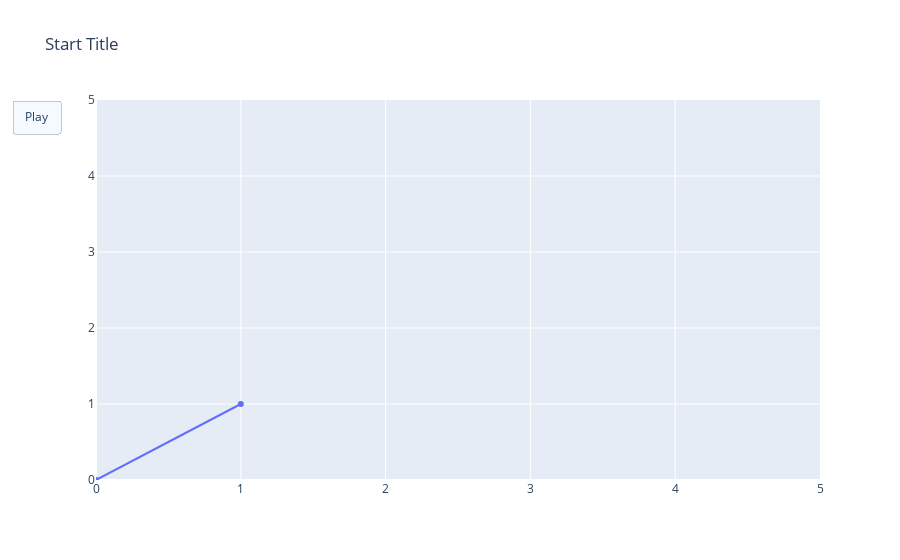

The notebook cell this image was saved under:
### Code cell
import plotly.graph_objects as go

fig = go.Figure(
    data=[go.Scatter(x=[0, 1], y=[0, 1])],
    layout=go.Layout(
        xaxis=dict(range=[0, 5], autorange=False),
        yaxis=dict(range=[0, 5], autorange=False),
        title="Start Title",
        updatemenus=[dict(
            type="buttons",
            buttons=[dict(label="Play",
                          method="animate",
                          args=[None])])]
    ),
    frames=[go.Frame(data=[go.Scatter(x=[1, 2], y=[1, 2])]),
            go.Frame(data=[go.Scatter(x=[1, 4], y=[1, 4])]),
            go.Frame(data=[go.Scatter(x=[3, 4], y=[3, 4])],
                     layout=go.Layout(title_text="End Title"))]
)

fig.show()

### Figure 1 — Plotly figure (JSON) as saved in the notebook; plotly's stock layout.template omitted (floating-point values rounded to 4 significant figures)
{"data": [{"type": "scatter", "x": [0, 1], "y": [0, 1]}], "layout": {"title": {"text": "Start Title"}, "updatemenus": [{"buttons": [{"args": [null], "label": "Play", "method": "animate"}], "type": "buttons"}], "xaxis": {"autorange": false, "range": [0, 5]}, "yaxis": {"autorange": false, "range": [0, 5]}}}
